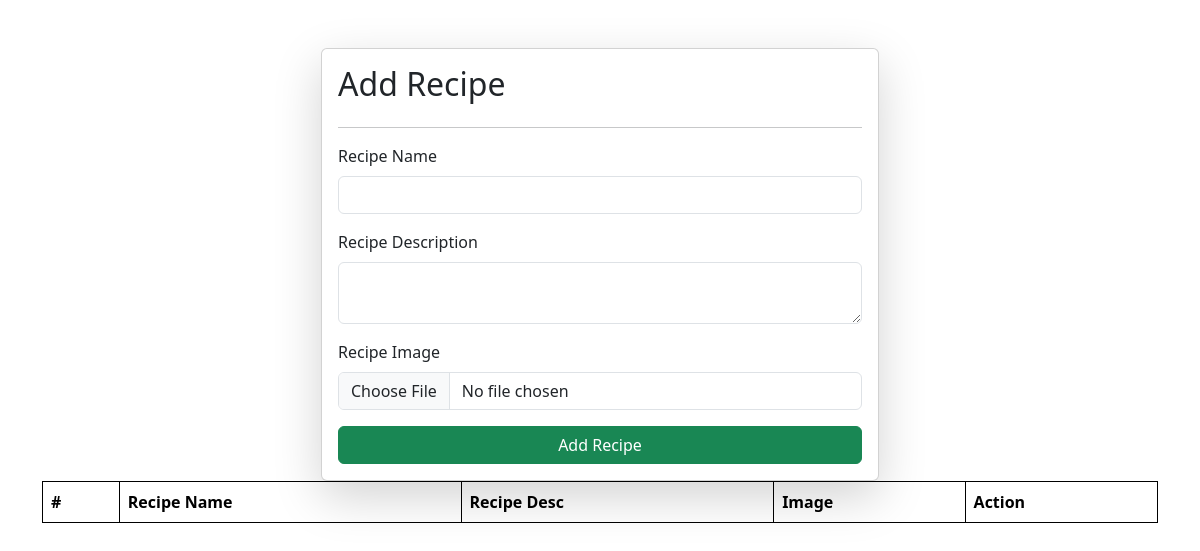
Before: /recipes/ with the older database file.
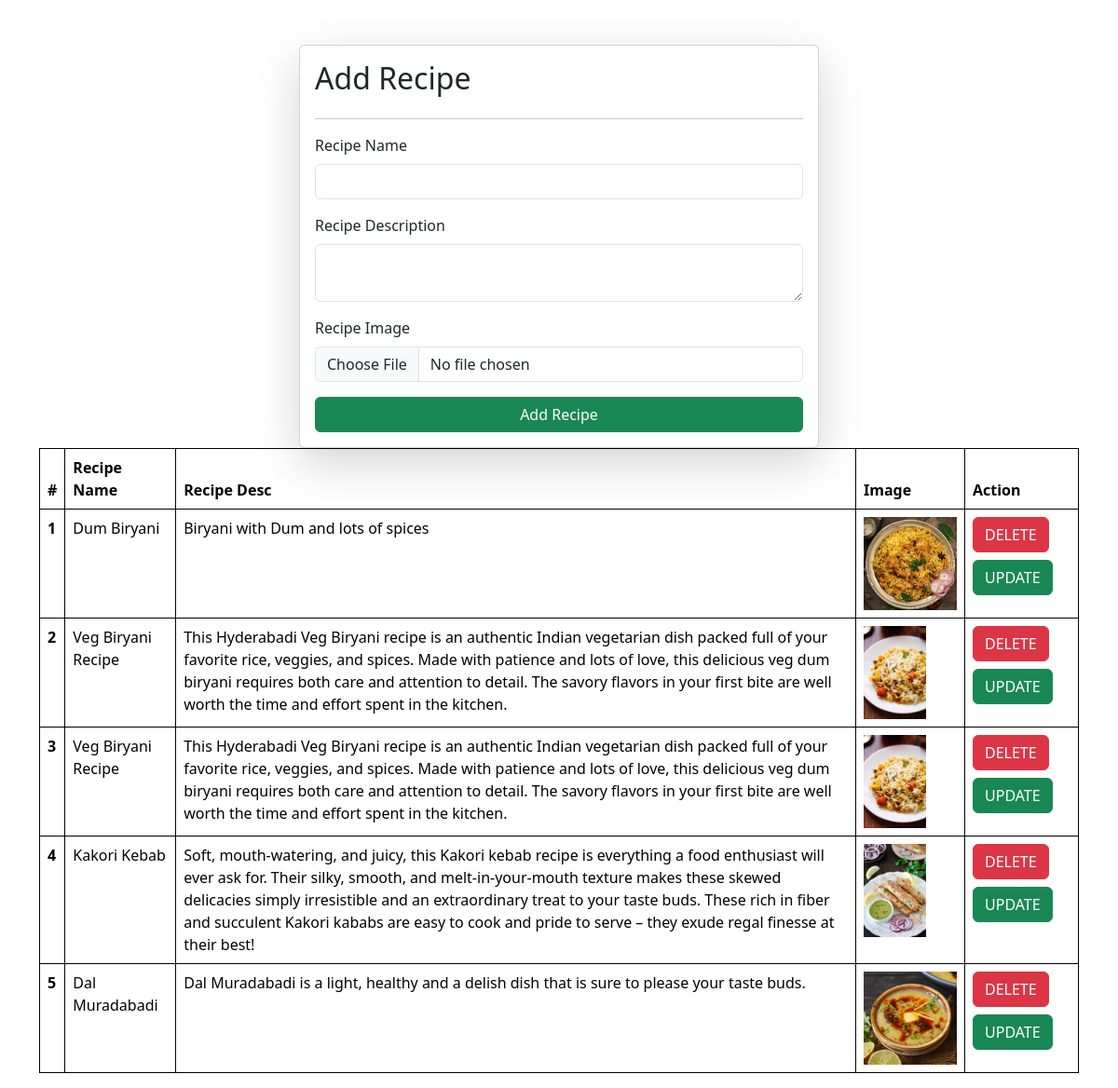
After: the same page with the newer database file.
### vege/models.py (models this page shows)
class Recipe(models.Model):
    recipe_name=models.CharField(max_length = 100)
    recipe_description=models.TextField()
    recipe_image=models.ImageField(upload_to="recipe")

### vege/views.py (the view, shortened to what this page needs)
# urls.py: path('recipes/', recipes, name="recipes_page"),
def recipes(request):
    queryset = Recipe.objects.all()
    context = {'recipes':queryset}
    return render(request, 'recipes.html', context)

### vege/templates/recipes.html (shortened to what this page needs)
{% extends "base.html" %}
{% block start %}
<div class="container mt-5">
    <form class="col-6 mx-auto card p-3 shadow-lg" enctype="multipart/form-data" method="POST">
        <h2>Add Recipe</h2>
        <hr>
        <div class="mb-3">
          <label for="exampleInputEmail1" class="form-label">Recipe Name</label>
          <input type="text" class="form-control" required name="recipe_name">
        </div>
        <div class="mb-3">
          <label for="exampleInputPassword1" class="form-label">Recipe Description</label>
          <textarea class="form-control" required name="recipe_description"></textarea>
        </div>
        <div class="mb-3">
            <label for="exampleInputPassword1" class="form-label">Recipe Image</label>
            <input type="file" class="form-control" name="recipe_image">
          </div>
        <button type="submit" class="btn btn-success">Add Recipe</button>
      </form>
      <table class="table">
        <thead>
          <tr>
            <th scope="col">#</th>
            <th scope="col">Recipe Name</th>
            <th scope="col">Recipe Desc</th>
            <th scope="col">Image</th>
            <th scope="col">Action</th>
          </tr>
        </thead>
        <tbody>
          {% for recipe in recipes%}
          <tr>
            <th scope="row">{{forloop.counter}}</th>
            <td>{{recipe.recipe_name}}</td>
            <td>{{recipe.recipe_description}}</td>
            <td>
              <img src="/media/{{recipe.recipe_image}}" alt="Recipe_image" style="height: 100px;">
            </td>
            <td>
              <a href="/delete_recipe/{{recipe.id}}" class="btn btn-danger mb-2">DELETE</a>
              <a href="/update_recipe/{{recipe.id}}" class="btn btn-success">UPDATE</a>
            </td>
          </tr>
          {% endfor %}
        </tbody>
      </table>
</div>
{% endblock %}

### home/templates/base.html (shortened to what this page needs)
<!DOCTYPE html>
<html lang="en">
<head>
    <link href="https://cdn.jsdelivr.net/npm/bootstrap@5.3.2/dist/css/bootstrap.min.css" rel="stylesheet">
</head>
<body>
    {% block start %}{% endblock start%}
</body>
</html>

### home/templates/base.html (style rules this page uses)
table, th, td { border: 1px solid black; border-collapse: collapse; }

Changed rows visible on the page:
added Recipe: recipe_name "Dum Biryani", recipe_description "Biryani with Dum and lots of spices", recipe_image (picture)
added Recipe: recipe_name "Veg Biryani Recipe", recipe_description "This Hyderabadi Veg Biryani recipe is an authentic Indian vegetarian dish packed full of your favorite rice, veggies, and spices. Made with patience and lots of love, this delicious veg dum biryani requires both care and attention to detail. The savory flavors in your first bite are well worth the time and effort spent in the kitchen.", recipe_image (picture)
added Recipe: recipe_name "Veg Biryani Recipe", recipe_description "This Hyderabadi Veg Biryani recipe is an authentic Indian vegetarian dish packed full of your favorite rice, veggies, and spices. Made with patience and lots of love, this delicious veg dum biryani requires both care and attention to detail. The savory flavors in your first bite are well worth the time and effort spent in the kitchen.", recipe_image (picture)
added Recipe: recipe_name "Kakori Kebab", recipe_description "Soft, mouth-watering, and juicy, this Kakori kebab recipe is everything a food enthusiast will ever ask for. Their silky, smooth, and melt-in-your-mouth texture makes these skewed delicacies simply irresistible and an extraordinary treat to your taste buds. These rich in fiber and succulent Kakori kababs are easy to cook and pride to serve – they exude regal finesse at their best!", recipe_image (picture)
added Recipe: recipe_name "Dal Muradabadi", recipe_description "Dal Muradabadi is a light, healthy and a delish dish that is sure to please your taste buds.", recipe_image (picture)
